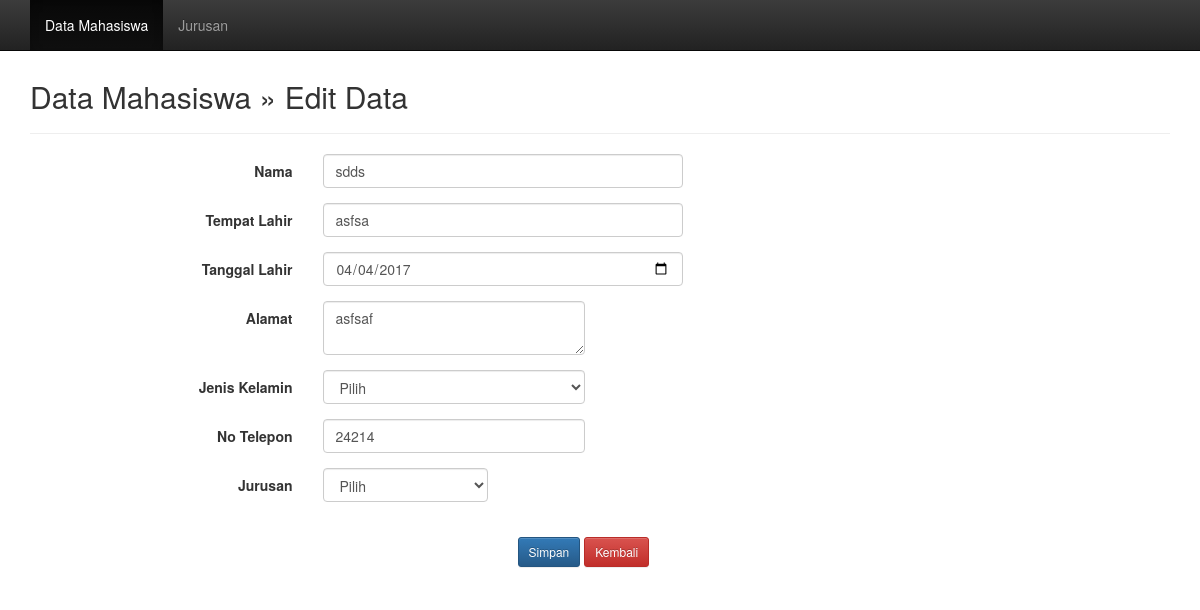
The page /edit.php?nim=21421 on the database its author committed.
### tables this page shows
CREATE TABLE `mahasiswa` (
  `nim` int(5) NOT NULL,
  `nama` varchar(30) NOT NULL,
  `tempat_lahir` varchar(30) NOT NULL,
  `tanggal_lahir` date NOT NULL,
  `alamat` varchar(50) NOT NULL,
  `jk` char(10) NOT NULL,
  `no_tlp` varchar(11) NOT NULL,
  `id_jurusan` int(5) NOT NULL,
  `foto` varchar(100) NOT NULL
);

### edit.php (the view, shortened to what this page needs)
<?php
	include"bootstrap.php";
?>
<?php
	include("koneksi.php");
?>
<!DOCTYPE html>
<html lang="en">
<head>
</head>
</head>
<body>
	<nav class="navbar navbar-inverse navbar-fixed-top">
		<div class="container">
			<div id="navbar" class="navbar-collapse collapse">
				<ul class="nav navbar-nav">
					<li class="active"><a href="index.php">Data Mahasiswa</a></li>
					<li><a href="jurusan.php">Jurusan</a></li>
				</ul>
			</div>
		</div>
	</nav>
	<div class="container">
		<div class="content">
			<h2>Data Mahasiswa &raquo; Edit Data</h2>
			<hr/>
			<?php
				$nim = $_GET['nim'];
				$sql = mysqli_query($koneksi, "SELECT * FROM mahasiswa WHERE nim='$nim'");
				if(mysqli_num_rows($sql) == 0)
				{
					header("Location: index.php");
				}
				else
				{
					$row = mysqli_fetch_assoc($sql);
				}
			?>
			<form class="form-horizontal" action="" method="post">
				<div class="form-group">
					<label class="col-sm-3 control-label">Nama</label>
					<div class="col-sm-4">
						<input type="text" name="nama" value="<?php echo $row ['nama']; ?>" class="form-control" placeholder="Nama" required>
					</div>
				</div>
				<div class="form-group">
					<label class="col-sm-3 control-label">Tempat Lahir</label>
					<div class="col-sm-4">
						<input type="text" name="tempat_lahir" value="<?php echo $row ['tempat_lahir']; ?>" class="form-control" placeholder="Tempat Lahir" required>
					</div>
				</div>
				<div class="form-group">
					<label class="col-sm-3 control-label">Tanggal Lahir</label>
					<div class="col-sm-4">
						<input type="date" name="tanggal_lahir" value="<?php echo $row ['tanggal_lahir']; ?>" class="input-group date form-control" date="" data-date-format="yyyy-mm-dd" placeholder="0000-00-00" required>
					</div>
				</div>
				<div class="form-group">
					<label class="col-sm-3 control-label">Alamat</label>
					<div class="col-sm-3">
						<textarea name="alamat" class="form-control" placeholder="Alamat"><?php echo $row ['alamat']; ?></textarea>
					</div>
				</div>
				<div class="form-group">
					<label class="col-sm-3 control-label">Jenis Kelamin</label>
					<div class="col-sm-3">
						<select name="jk" class="form-control" placeholder="jenis kelamin" value="<?php echo $row ['jk']; ?>">
						<option value=""> Pilih </option>
						</select>
					</div>
				</div>
				<div class="form-group">
					<label class="col-sm-3 control-label">No Telepon</label>
					<div class="col-sm-3">
						<input type="text" name="no_tlp" value="<?php echo $row ['no_tlp']; ?>" class="form-control" placeholder="No Telepon" required>
					</div>
				</div>
				<div class="form-group">
					<label class="col-sm-3 control-label">Jurusan</label>
					<div class="col-sm-2">
						<select name="id_jurusan" class="form-control" value="<?php echo $row ['id_jurusan']; ?>" class="form-control" placeholder="Jurusan" required>
						<?php
							$sql = mysqli_query($koneksi, "SELECT * FROM jurusan ORDER BY id_jurusan ASC");
							if(mysqli_num_rows($sql) == 0)
							{
								echo '<tr><td colspan="8">Data Tidak Ditemukan.</td></tr>';
							}
							else
							{
								echo '<option value=""> Pilih </option>';
			 				}
		 				?>
						</select>
					</div>
				</div>
				<br>
				<div class="form-group">
					<label class="col-sm-5 control-label">&nbsp;</label>
					<div class="col-sm-6">
						<input type="submit" name="save" class="btn btn-sm btn-primary" value="Simpan">
						<a href="index.php" class="btn btn-sm btn-danger">Kembali</a>
					</div>
				</div>
			</form>
		</div>
	</div>
</body>
</html>

### edit.php (style rules this page uses)
.content { margin-top: 80px; }

### rows shown on the page
mahasiswa: nama "sdds", tempat_lahir "asfsa", tanggal_lahir "04/04/2017", alamat "asfsaf", no_tlp "24214"
